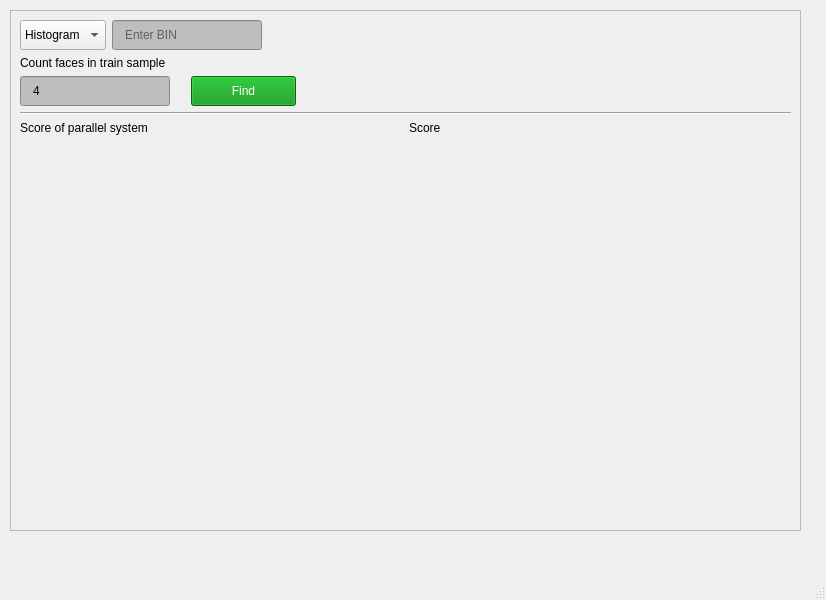
<?xml version="1.0" encoding="UTF-8"?>
<ui version="4.0">
 <class>MainWindow</class>
 <widget class="QMainWindow" name="MainWindow">
  <property name="geometry">
   <rect>
    <x>0</x>
    <y>0</y>
    <width>826</width>
    <height>600</height>
   </rect>
  </property>
  <property name="windowTitle">
   <string>MainWindow</string>
  </property>
  <widget class="QWidget" name="centralwidget">
   <widget class="QScrollArea" name="scrollArea">
    <property name="geometry">
     <rect>
      <x>10</x>
      <y>10</y>
      <width>791</width>
      <height>521</height>
     </rect>
    </property>
    <property name="widgetResizable">
     <bool>true</bool>
    </property>
    <widget class="QWidget" name="scrollAreaWidgetContents">
     <property name="geometry">
      <rect>
       <x>0</x>
       <y>0</y>
       <width>789</width>
       <height>519</height>
      </rect>
     </property>
     <layout class="QVBoxLayout" name="verticalLayout_5">
      <item>
       <layout class="QHBoxLayout" name="horizontalLayout_5">
        <property name="sizeConstraint">
         <enum>QLayout::SetMinimumSize</enum>
        </property>
        <item>
         <widget class="QComboBox" name="comboBox">
          <property name="maximumSize">
           <size>
            <width>150</width>
            <height>30</height>
           </size>
          </property>
          <item>
           <property name="text">
            <string>Histogram</string>
           </property>
          </item>
          <item>
           <property name="text">
            <string>DFT</string>
           </property>
          </item>
          <item>
           <property name="text">
            <string>DCT</string>
           </property>
          </item>
          <item>
           <property name="text">
            <string>Scale</string>
           </property>
          </item>
          <item>
           <property name="text">
            <string>Gradient</string>
           </property>
          </item>
         </widget>
        </item>
        <item>
         <widget class="QLineEdit" name="param_field">
          <property name="minimumSize">
           <size>
            <width>0</width>
            <height>30</height>
           </size>
          </property>
          <property name="maximumSize">
           <size>
            <width>150</width>
            <height>30</height>
           </size>
          </property>
          <property name="styleSheet">
           <string notr="true">background-color: rgb(190, 190, 190);
padding-left: 10px;</string>
          </property>
          <property name="text">
           <string/>
          </property>
          <property name="placeholderText">
           <string>Enter BIN</string>
          </property>
         </widget>
        </item>
        <item>
         <spacer name="horizontalSpacer">
          <property name="orientation">
           <enum>Qt::Horizontal</enum>
          </property>
          <property name="sizeHint" stdset="0">
           <size>
            <width>40</width>
            <height>20</height>
           </size>
          </property>
         </spacer>
        </item>
       </layout>
      </item>
      <item>
       <layout class="QVBoxLayout" name="verticalLayout_4">
        <item>
         <widget class="QLabel" name="label_count_faces">
          <property name="maximumSize">
           <size>
            <width>16777215</width>
            <height>30</height>
           </size>
          </property>
          <property name="text">
           <string>Count faces in train sample </string>
          </property>
         </widget>
        </item>
        <item>
         <layout class="QHBoxLayout" name="horizontalLayout_4">
          <property name="sizeConstraint">
           <enum>QLayout::SetMinimumSize</enum>
          </property>
          <item>
           <widget class="QLineEdit" name="count_faces_in_train">
            <property name="minimumSize">
             <size>
              <width>100</width>
              <height>30</height>
             </size>
            </property>
            <property name="maximumSize">
             <size>
              <width>150</width>
              <height>16777215</height>
             </size>
            </property>
            <property name="styleSheet">
             <string notr="true">background-color: rgb(190, 190, 190);
padding-left: 10px;</string>
            </property>
            <property name="text">
             <string>4</string>
            </property>
            <property name="placeholderText">
             <string>Enter № Class</string>
            </property>
           </widget>
          </item>
          <item>
           <widget class="QPushButton" name="resultButton">
            <property name="enabled">
             <bool>true</bool>
            </property>
            <property name="minimumSize">
             <size>
              <width>120</width>
              <height>30</height>
             </size>
            </property>
            <property name="styleSheet">
             <string notr="true">background-color: rgb(0, 146, 14);
color: rgb(255, 255, 255);
margin-left: 15px;</string>
            </property>
            <property name="text">
             <string>Find</string>
            </property>
            <property name="checkable">
             <bool>false</bool>
            </property>
            <property name="autoDefault">
             <bool>true</bool>
            </property>
            <property name="default">
             <bool>false</bool>
            </property>
           </widget>
          </item>
          <item>
           <spacer name="horizontalSpacer_6">
            <property name="orientation">
             <enum>Qt::Horizontal</enum>
            </property>
            <property name="sizeHint" stdset="0">
             <size>
              <width>40</width>
              <height>20</height>
             </size>
            </property>
           </spacer>
          </item>
         </layout>
        </item>
       </layout>
      </item>
      <item>
       <layout class="QHBoxLayout" name="title_selecteion_method"/>
      </item>
      <item>
       <widget class="Line" name="line">
        <property name="orientation">
         <enum>Qt::Horizontal</enum>
        </property>
       </widget>
      </item>
      <item>
       <layout class="QVBoxLayout" name="verticalLayout">
        <item>
         <layout class="QHBoxLayout" name="horizontalLayout_2">
          <item>
           <widget class="QLabel" name="label_parallel_system">
            <property name="maximumSize">
             <size>
              <width>16777215</width>
              <height>30</height>
             </size>
            </property>
            <property name="styleSheet">
             <string notr="true"/>
            </property>
            <property name="text">
             <string>Score of parallel system</string>
            </property>
           </widget>
          </item>
          <item>
           <widget class="QLabel" name="label_parallel_system_value">
            <property name="maximumSize">
             <size>
              <width>16777215</width>
              <height>30</height>
             </size>
            </property>
            <property name="styleSheet">
             <string notr="true"/>
            </property>
            <property name="text">
             <string>Score</string>
            </property>
           </widget>
          </item>
         </layout>
        </item>
       </layout>
      </item>
      <item>
       <spacer name="verticalSpacer_2">
        <property name="orientation">
         <enum>Qt::Vertical</enum>
        </property>
        <property name="sizeHint" stdset="0">
         <size>
          <width>20</width>
          <height>40</height>
         </size>
        </property>
       </spacer>
      </item>
     </layout>
    </widget>
   </widget>
   <widget class="QWidget" name="layoutWidget">
    <property name="geometry">
     <rect>
      <x>0</x>
      <y>0</y>
      <width>2</width>
      <height>2</height>
     </rect>
    </property>
    <layout class="QHBoxLayout" name="horizontalLayout_3"/>
   </widget>
  </widget>
  <widget class="QMenuBar" name="menubar">
   <property name="geometry">
    <rect>
     <x>0</x>
     <y>0</y>
     <width>826</width>
     <height>24</height>
    </rect>
   </property>
  </widget>
  <widget class="QStatusBar" name="statusbar"/>
 </widget>
 <resources/>
 <connections/>
</ui>
